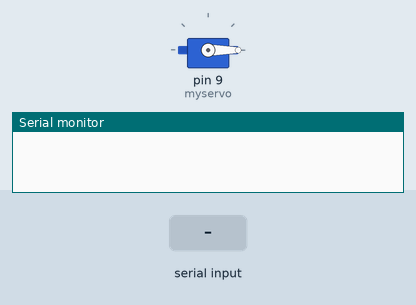
Simulated run of this sketch. Board: Arduino Uno, built with avr-gcc and run on an emulated ATmega328P. Shown: servo, the last lines printed to the serial monitor. The inputs (shaded band) are chosen by the test bench.

Above: at 11.2 s.
11.3 s: "2" received over Serial
At 11.76 s:
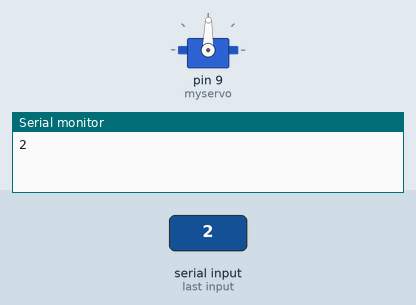
At 12.8 s:
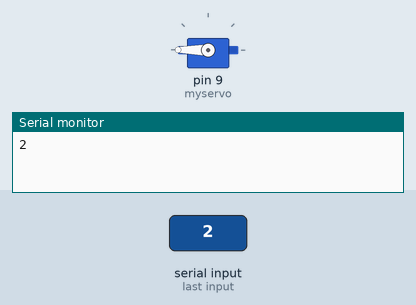
13.7 s: "3" received over Serial
At 13.85 s:
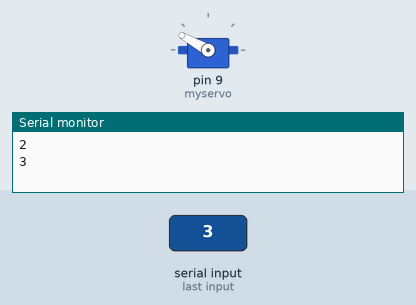
Timing chart, 0 to 16.7 s (numbered marks = the images above; inputs shaded):
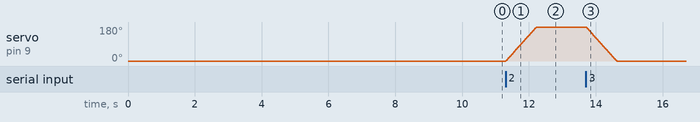

Measured:
- after the input at 11.3 s, servo on pin 9 (myservo): moves from 0° to 180° over 0.91 s, starting at once
- after the input at 13.7 s, servo on pin 9 (myservo): moves from 180° to 0° over 0.91 s, starting at once

The sketch:

servo_control.ino
```cpp
#include<Servo.h>
Servo myservo;
int pos = 0;

void setup()
{
 Serial.begin(9600);
 myservo.attach(9);
 myservo.write(0);
 delay(10000);
}

void loop()
{
   while(Serial.available())  //读取HC-05接收到的字符串
   {  char c;
      c=Serial.read();
      Serial.println (c);
      switch(c){
        case '1':servo_init();
        break;
        case '2':open_the_door();
        break;
        case '3':close_the_door();
        break;
        default:servo_init();

      }
   }

}

void servo_init()  //舵机初始化
{
  myservo.write(0);
  delay(1000);
}

void open_the_door()  //舵机开门
{
    for (pos = 0; pos <= 180; pos += 1) {
    myservo.write(pos);
    delay(5);
  }
}

void close_the_door()  //舵机关门
{
    for (pos = 180; pos >= 0; pos -= 1) {
    myservo.write(pos);
    delay(5);
    }
}
```
